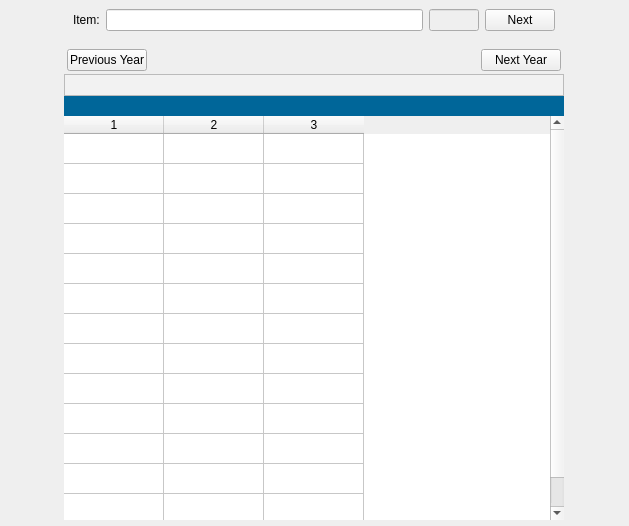
<?xml version="1.0" encoding="UTF-8"?>
<ui version="4.0">
 <class>ItemsMonthWiseSales</class>
 <widget class="QWidget" name="ItemsMonthWiseSales">
  <property name="geometry">
   <rect>
    <x>0</x>
    <y>0</y>
    <width>629</width>
    <height>526</height>
   </rect>
  </property>
  <property name="windowTitle">
   <string>Form</string>
  </property>
  <layout class="QGridLayout" name="gridLayout">
   <property name="topMargin">
    <number>0</number>
   </property>
   <property name="bottomMargin">
    <number>0</number>
   </property>
   <item row="0" column="0">
    <widget class="QFrame" name="frame">
     <property name="maximumSize">
      <size>
       <width>500</width>
       <height>16777215</height>
      </size>
     </property>
     <property name="frameShape">
      <enum>QFrame::NoFrame</enum>
     </property>
     <property name="frameShadow">
      <enum>QFrame::Raised</enum>
     </property>
     <layout class="QVBoxLayout" name="verticalLayout">
      <property name="leftMargin">
       <number>0</number>
      </property>
      <property name="topMargin">
       <number>0</number>
      </property>
      <property name="rightMargin">
       <number>0</number>
      </property>
      <property name="bottomMargin">
       <number>0</number>
      </property>
      <item>
       <widget class="QFrame" name="frame_2">
        <property name="maximumSize">
         <size>
          <width>16777215</width>
          <height>50</height>
         </size>
        </property>
        <property name="frameShape">
         <enum>QFrame::NoFrame</enum>
        </property>
        <property name="frameShadow">
         <enum>QFrame::Raised</enum>
        </property>
        <layout class="QHBoxLayout" name="horizontalLayout_5">
         <item>
          <widget class="QLabel" name="label_3">
           <property name="text">
            <string>Item:</string>
           </property>
          </widget>
         </item>
         <item>
          <layout class="QHBoxLayout" name="horizontalLayout">
           <item>
            <widget class="QLineEdit" name="itemname"/>
           </item>
           <item>
            <widget class="QLineEdit" name="itemid">
             <property name="enabled">
              <bool>false</bool>
             </property>
             <property name="maximumSize">
              <size>
               <width>50</width>
               <height>16777215</height>
              </size>
             </property>
            </widget>
           </item>
          </layout>
         </item>
         <item>
          <widget class="QPushButton" name="btn_next">
           <property name="maximumSize">
            <size>
             <width>70</width>
             <height>16777215</height>
            </size>
           </property>
           <property name="text">
            <string>Next</string>
           </property>
          </widget>
         </item>
        </layout>
       </widget>
      </item>
      <item>
       <widget class="QFrame" name="detailFrame">
        <property name="frameShape">
         <enum>QFrame::NoFrame</enum>
        </property>
        <property name="frameShadow">
         <enum>QFrame::Raised</enum>
        </property>
        <layout class="QVBoxLayout" name="verticalLayout_2">
         <property name="spacing">
          <number>0</number>
         </property>
         <property name="leftMargin">
          <number>0</number>
         </property>
         <property name="topMargin">
          <number>0</number>
         </property>
         <property name="rightMargin">
          <number>0</number>
         </property>
         <property name="bottomMargin">
          <number>0</number>
         </property>
         <item>
          <widget class="QFrame" name="frame_4">
           <property name="styleSheet">
            <string notr="true"/>
           </property>
           <property name="frameShape">
            <enum>QFrame::NoFrame</enum>
           </property>
           <property name="frameShadow">
            <enum>QFrame::Raised</enum>
           </property>
           <layout class="QHBoxLayout" name="horizontalLayout_2">
            <property name="spacing">
             <number>0</number>
            </property>
            <property name="leftMargin">
             <number>3</number>
            </property>
            <property name="topMargin">
             <number>3</number>
            </property>
            <property name="rightMargin">
             <number>3</number>
            </property>
            <property name="bottomMargin">
             <number>3</number>
            </property>
            <item>
             <widget class="QPushButton" name="previous_year_btn">
              <property name="maximumSize">
               <size>
                <width>80</width>
                <height>16777215</height>
               </size>
              </property>
              <property name="text">
               <string>Previous Year</string>
              </property>
             </widget>
            </item>
            <item>
             <widget class="QLabel" name="lbl_itemcode">
              <property name="font">
               <font>
                <weight>75</weight>
                <bold>true</bold>
               </font>
              </property>
              <property name="text">
               <string/>
              </property>
              <property name="alignment">
               <set>Qt::AlignCenter</set>
              </property>
             </widget>
            </item>
            <item>
             <widget class="QPushButton" name="next_year_btn">
              <property name="maximumSize">
               <size>
                <width>80</width>
                <height>16777215</height>
               </size>
              </property>
              <property name="text">
               <string>Next Year</string>
              </property>
             </widget>
            </item>
           </layout>
          </widget>
         </item>
         <item>
          <widget class="QFrame" name="frame_5">
           <property name="styleSheet">
            <string notr="true">background-color: #f2f2f2;</string>
           </property>
           <property name="frameShape">
            <enum>QFrame::StyledPanel</enum>
           </property>
           <property name="frameShadow">
            <enum>QFrame::Raised</enum>
           </property>
           <layout class="QHBoxLayout" name="horizontalLayout_3">
            <property name="spacing">
             <number>0</number>
            </property>
            <property name="leftMargin">
             <number>3</number>
            </property>
            <property name="topMargin">
             <number>3</number>
            </property>
            <property name="rightMargin">
             <number>3</number>
            </property>
            <property name="bottomMargin">
             <number>3</number>
            </property>
            <item>
             <widget class="QLabel" name="lbl_itemname">
              <property name="minimumSize">
               <size>
                <width>0</width>
                <height>13</height>
               </size>
              </property>
              <property name="font">
               <font>
                <weight>75</weight>
                <bold>true</bold>
               </font>
              </property>
              <property name="frameShape">
               <enum>QFrame::NoFrame</enum>
              </property>
              <property name="text">
               <string/>
              </property>
              <property name="alignment">
               <set>Qt::AlignCenter</set>
              </property>
             </widget>
            </item>
           </layout>
          </widget>
         </item>
         <item>
          <widget class="QFrame" name="frame_6">
           <property name="styleSheet">
            <string notr="true">background-color: rgb(0, 102, 153);
color:rgb(255, 255, 255);</string>
           </property>
           <property name="frameShape">
            <enum>QFrame::NoFrame</enum>
           </property>
           <property name="frameShadow">
            <enum>QFrame::Raised</enum>
           </property>
           <layout class="QHBoxLayout" name="horizontalLayout_4">
            <property name="spacing">
             <number>0</number>
            </property>
            <property name="leftMargin">
             <number>3</number>
            </property>
            <property name="topMargin">
             <number>3</number>
            </property>
            <property name="rightMargin">
             <number>3</number>
            </property>
            <property name="bottomMargin">
             <number>3</number>
            </property>
            <item>
             <widget class="QLabel" name="lbl_year">
              <property name="minimumSize">
               <size>
                <width>0</width>
                <height>13</height>
               </size>
              </property>
              <property name="font">
               <font>
                <weight>75</weight>
                <bold>true</bold>
               </font>
              </property>
              <property name="text">
               <string/>
              </property>
              <property name="alignment">
               <set>Qt::AlignCenter</set>
              </property>
             </widget>
            </item>
           </layout>
          </widget>
         </item>
         <item>
          <widget class="QTableWidget" name="detailTable">
           <property name="focusPolicy">
            <enum>Qt::NoFocus</enum>
           </property>
           <property name="frameShape">
            <enum>QFrame::NoFrame</enum>
           </property>
           <property name="editTriggers">
            <set>QAbstractItemView::NoEditTriggers</set>
           </property>
           <property name="selectionMode">
            <enum>QAbstractItemView::NoSelection</enum>
           </property>
           <property name="selectionBehavior">
            <enum>QAbstractItemView::SelectRows</enum>
           </property>
           <property name="rowCount">
            <number>13</number>
           </property>
           <property name="columnCount">
            <number>3</number>
           </property>
           <attribute name="verticalHeaderVisible">
            <bool>false</bool>
           </attribute>
           <row/>
           <row/>
           <row/>
           <row/>
           <row/>
           <row/>
           <row/>
           <row/>
           <row/>
           <row/>
           <row/>
           <row/>
           <row/>
           <column/>
           <column/>
           <column/>
          </widget>
         </item>
        </layout>
       </widget>
      </item>
      <item>
       <widget class="QFrame" name="frame_3">
        <property name="frameShape">
         <enum>QFrame::NoFrame</enum>
        </property>
        <property name="frameShadow">
         <enum>QFrame::Raised</enum>
        </property>
       </widget>
      </item>
     </layout>
    </widget>
   </item>
  </layout>
 </widget>
 <resources/>
 <connections/>
</ui>
